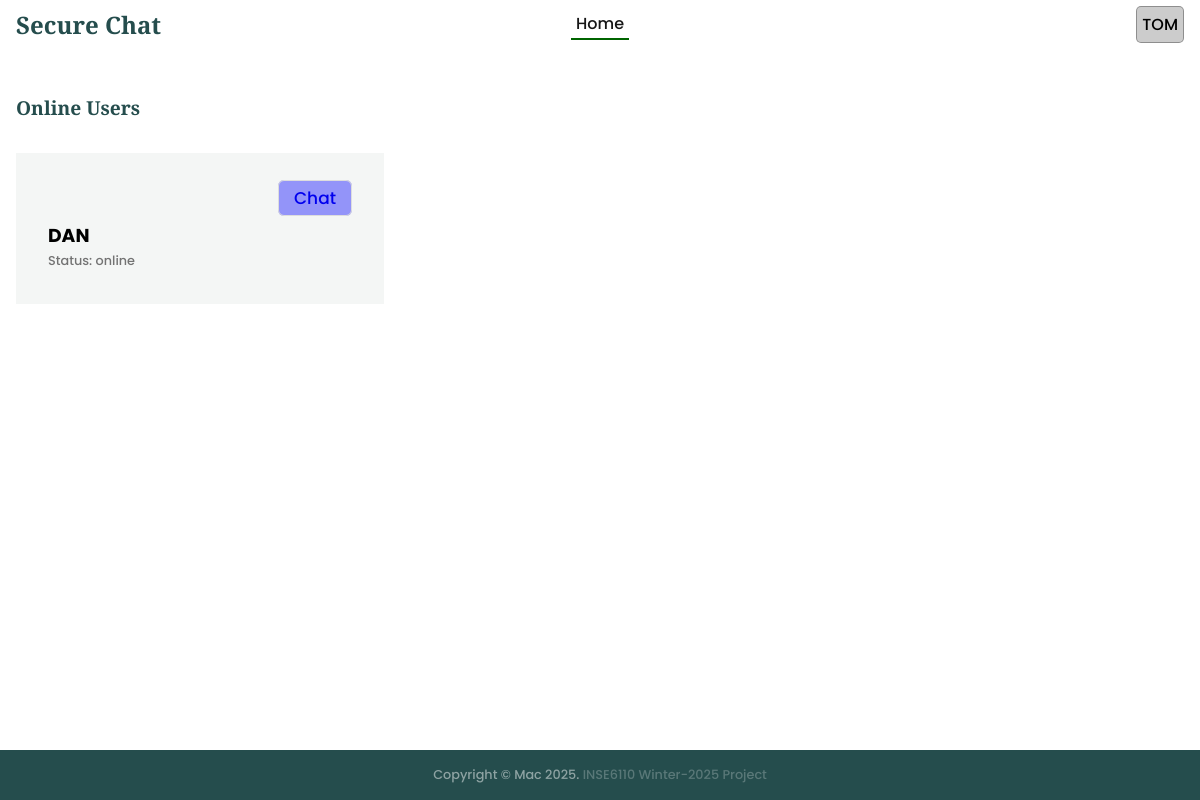
Before: /tom/ (signed in) with the older database file.
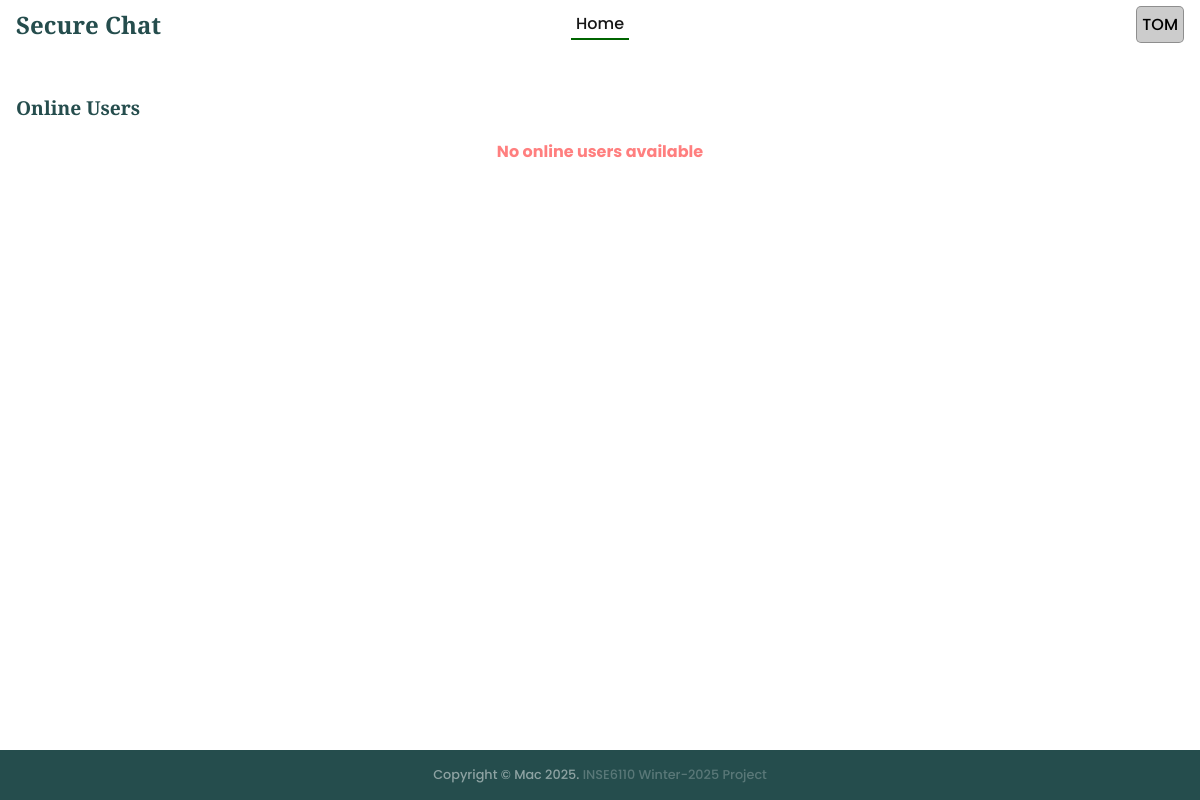
After: the same page with the newer database file.
### chat/models.py (models this page shows, shortened)
class SystemUsers(models.Model):
    username = models.CharField(max_length=50)
    status = models.CharField(max_length=50)
    createdat = models.DateTimeField(default=timezone.now)

### chat/views.py (the view)
# urls.py: path("<str:username>/", index, name="index"),
@login_required
def index(req, username):
    onlineUsers = SystemUsers.objects.filter(status='online').exclude(username=username)
    context = {
        "username": username,
        "onlineUsers": onlineUsers,
        'pageOptions':{
            'page':'index',
            'buttonLabel':'View',
            'header':'Online Users',
            'index': 'active-menu'
        }
    }
    return render(req, "index.html", context)

### templates/index.html (shortened to what this page needs)
{% extends "base.html" %}
{% block content %}
<section class="section__container product__container" id="product">
    {% include "message.html" %}
    {% if pageOptions %}
    <h4 class="section__header">{{pageOptions.header}}</h4>
    {% if onlineUsers %}
    <div class="product__grid">
        {% for user in onlineUsers %}
        <div class="product__card">
            <div class="auction__btn">
                <div class="btn-div">
                    <a class="bid-btn" href="{% url 'chat:chatRoom' username %}?connectwith={{user.username}}">
                        Chat
                    </a>
                </div>
            </div>
            <h3>{{user.username | upper}}</h3>
            <p>Status: {{user.status}}</p>
        </div>
        {% endfor %}
    </div>
    {% else %}
    <div class="auction-notice">No online users available</div>
    {% endif %}
    {% endif %}
</section>
{% endblock %}

### templates/base.html (shortened to what this page needs)
{% load static %}
<!DOCTYPE html>
<html lang="en">
<head>
  <link rel="stylesheet" href="{% static 'css/styles.css' %}" />
</head>
<body>
  <div id="main-container">
    <nav>
      <div class="nav__header">
        <div class="nav__logo">
          <a href="{% url 'chat:index' username %}" class="logo">Secure Chat</a>
        </div>
      </div>
      <ul class="nav__links" id="nav-links">
        {% with current_url=request.get_full_path %}
        {% url 'chat:index' username as url %}
        <li class="{% if current_url == url %} active-menu {%endif%}">
          <a href="{{url}}">Home</a>
        </li>
        {% endwith %}
      </ul>
      <div class="nav__notification" id="nav-notification">
        {% if username %}
        <div class="user-container">
          <div id="systemuser">{{username | upper}}</div>
        </div>
        {% else %}
        <a href="{% url 'chat:login' %}">Login</a>
        {% endif %}
      </div>
    </nav>
    {% block content %}{% endblock %}
  </div>
  <footer class="footer" id="contact">
    <div class="footer__bar">
      Copyright © Mac 2025. <span class="footer-span">INSE6110 Winter-2025 Project</span>
    </div>
  </footer>
</body>
</html>

### templates/message.html (shortened to what this page needs)
<div style="width_: 100%; text-align: center; padding-bottom: 20px;">
</div>

### chat/static/css/styles.css (style rules this page uses)
:root { --primary-color: #254d4d; --text-dark: #171717; --text-light: #737373; --extra-light: #f4f6f5; --white: #ffffff; --max-width: 1200px; --header-font: "Merriweather", serif; }
* { padding: 0; margin: 0; box-sizing: border-box; }
.section__container { max-width: var(--max-width); margin: auto; padding: 1.5rem 1rem; }
.section__header { margin-bottom: 0.5rem; font-size: 1.2rem; font-weight: 600; font-family: var(--header-font); color: var(--primary-color); }
.logo { font-size: 1.5rem; font-weight: 600; font-family: var(--header-font); }
a { text-decoration: none; transition: 0.3s; }
ul { list-style: none; }
html, body { scroll-behavior: smooth; }
body { font-family: "Poppins", sans-serif; }
nav { position: fixed; isolation: isolate; width: 100%; max-width: var(--max-width); margin-inline: auto; z-index: 9; }
.nav__header { padding: 1rem; width: 100%; display: flex; align-items: center; justify-content: space-between; background-color: var(--primary-color); }
.nav__logo .logo { color: var(--white); }
.nav__links { position: absolute; top: 65px; left: 0; width: 100%; padding: 2rem; display: flex; align-items: center; justify-content: center; flex-direction: column; gap: 2rem; background-color: var(--primary-color); transition: 0.5s; z-index: -1; transform: translateY(-100%); }
.nav__links a { font-weight: 500; color: var(--white); }
.nav__links li { padding: 2px 5px; }
.active-menu { border-bottom: 2px solid darkgreen; }
.nav__notification { position: relative; flex: 1; display: flex; align-items: center; justify-content: flex-end; gap: 1rem; }
.footer { background-color: var(--primary-color); position: fixed; left: 0; right: 0; bottom: 0; width: 100%; text-align: center; }
.footer__bar { padding: 1rem; font-size: 0.8rem; color: rgba(255, 255, 255, 0.6); opacity: 0.8; font-weight: 500; text-align: center; }
.footer .footer-span { color: rgba(255, 255, 255, 0.3); }
@media (width > 768px) { nav { position: static; padding: 0.4rem 1rem; display: flex; align-items: center; justify-content: space-between; gap: 2rem; } }
@media (width > 768px) { .nav__header { flex: 1; padding: 0; background-color: transparent; } }
@media (width > 768px) { .nav__logo .logo { color: var(--primary-color); } }
@media (width > 768px) { .nav__links { position: static; padding: 0; width: fit-content; flex-direction: row; gap: 2rem; background-color: transparent; transform: none; } }
@media (width > 768px) { .nav__links a { color: var(--text-dark); } }
.user-container { position: relative; display: inline-block; }
#systemuser { font-weight: 500; background-color: rgba(0, 0, 0, 0.2); border: 1px solid rgba(0, 0, 0, 0.3); border-radius: 5px; padding: 5px; cursor: pointer; }
.auction-notice { color: rgba(255, 0, 0, 0.5); padding: 10px; text-align: center; border-radius: 5px; font-weight: bold; }
::placeholder { text-transform: none; }
a { text-decoration: none; }

Changed rows visible on the page:
no longer on this page (row edited): SystemUsers: username "DAN", status "online"
now on this page (row unchanged): SystemUsers: username "TOM"
Other visible differences:
{{ username | upper }}: "TOM" → (not shown)
text now shown: "No online users available"
